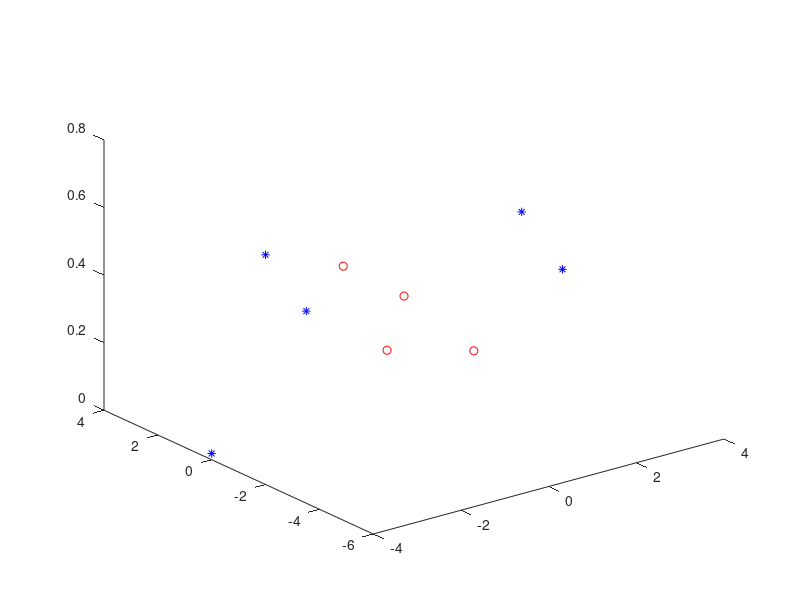

Source code (MATLAB):
X = [0 -1 1 .75 0 4  0 -4 -4;
     0  0 1  -2 3 0 -5  0 -2];
X = [X; rand(1,9)];
c = [1 1 1 1 2 2 2 2 2];

% X = [1 1 10 9;1 2 10 11]; c = [1 1 2 2];

close all;
figure,
plot3(X(1,1:4),X(2,1:4),X(3,1:4),'ro');
hold on;
plot3(X(1,5:9),X(2,5:9),X(3,5:9),'b*');
